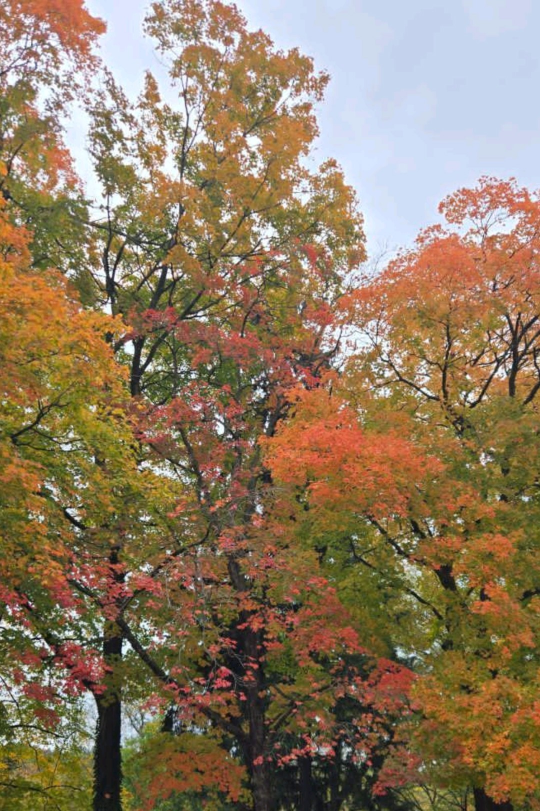
#> input picture tabiat.jpg, 1080 x 1622 px (shown at 1/2 size)
$ jupyter execute 'openCV(6).ipynb'
#> lines starting #> are read from the running program, lines starting #| are printed output that depends on the picture
[cell 1]
import numpy as np
import matplotlib.pyplot as plt
import cv2

[cell 2]
img=plt.imread("tabiat.jpg")
#> img is the input picture: shape (1622, 1080, 3); mean R, G, B 141.6, 122.4, 97
b,g,r=cv2.split(img)
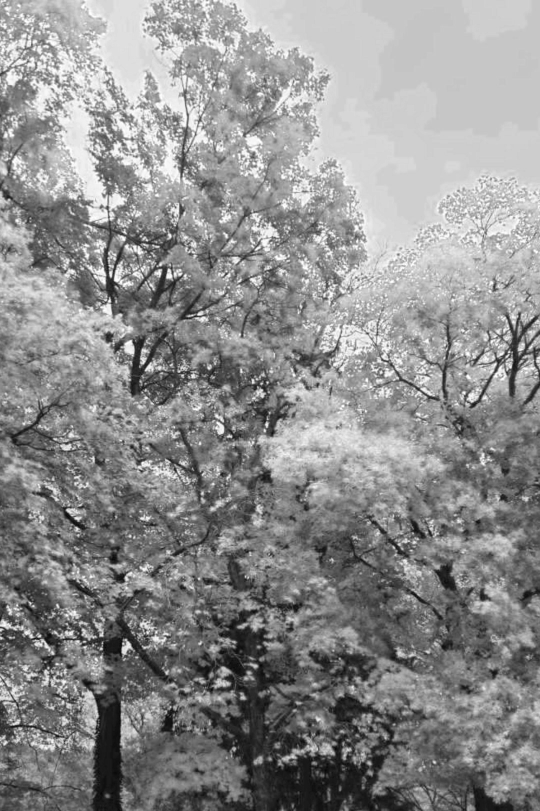
#> b: shape (1622, 1080) (shown at 1/2 size); min 0, max 255, mean 141.6
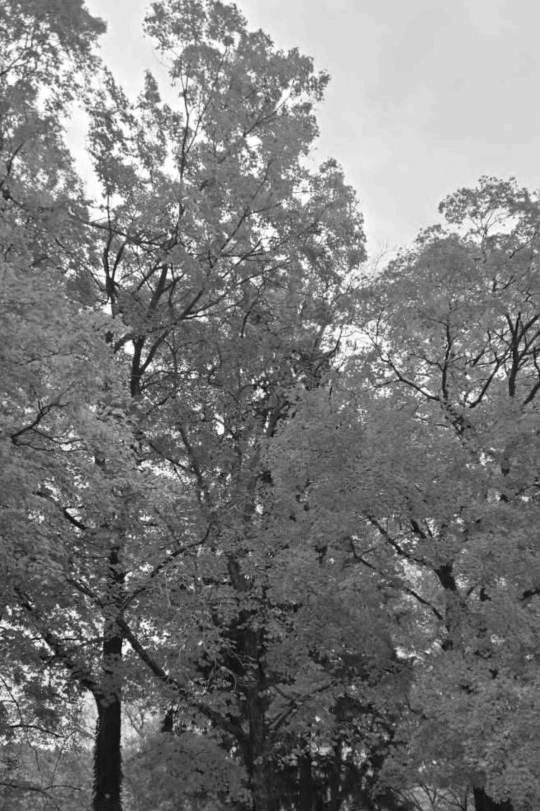
#> g: shape (1622, 1080) (shown at 1/2 size); min 0, max 255, mean 122.4

- u یعنی Unsigned (بدون علامت مثبت و منفی، فقط مثبت).
- int یعنی Integer (عدد صحیح، نه اعشاری).
- 8 یعنی ۸ بیتی (یعنی اعداد فقط می‌توانند بین ۰ تا ۲۵۵ باشند).
- بیت یعنی 0و1 بودن
- هر 8 بیت ---> 1 بایت
- هر 1 بایت می تواند یک اطلاعات رو ذخیره کنه

[cell 3]
#create a zero matris
#یک ماتریس صفر در صفر به اندازه کانال red
#ماتریس صفر یعنی عکس سیاه

# Create a zero matrix with same size as a channel
zeros=np.zeros_like(r,"uint8")

# Keep only red channel, others set to zero
red=cv2.merge([zeros,zeros,r])
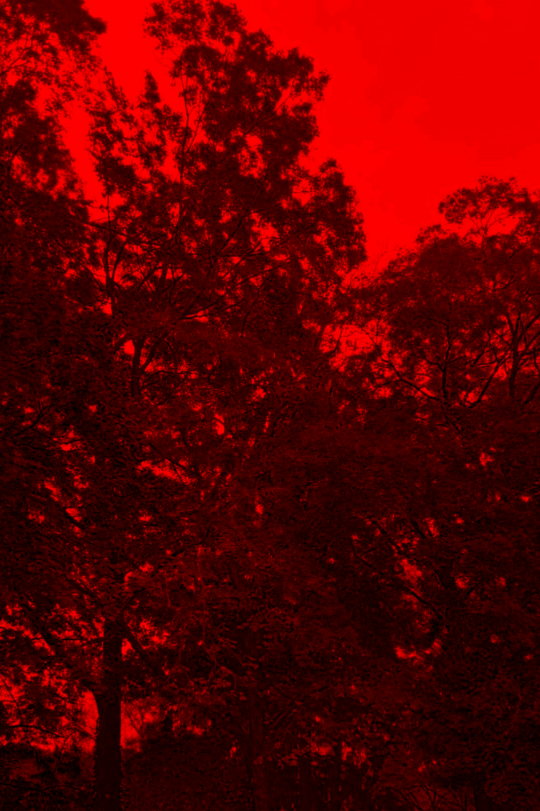
#> red: shape (1622, 1080, 3) (shown at 1/2 size); mean of channels 0, 1, 2 0, 0, 97; drawn as B, G, R
# Keep only green channel
green=cv2.merge([zeros,g,zeros])
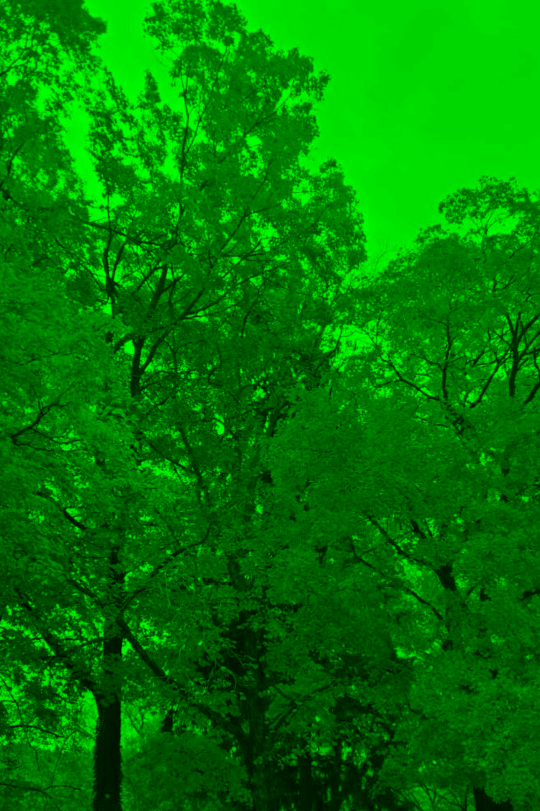
#> green: shape (1622, 1080, 3) (shown at 1/2 size); mean of channels 0, 1, 2 0, 122.4, 0; drawn as B, G, R
# Keep only blue channel
blue=cv2.merge([b,zeros,zeros])
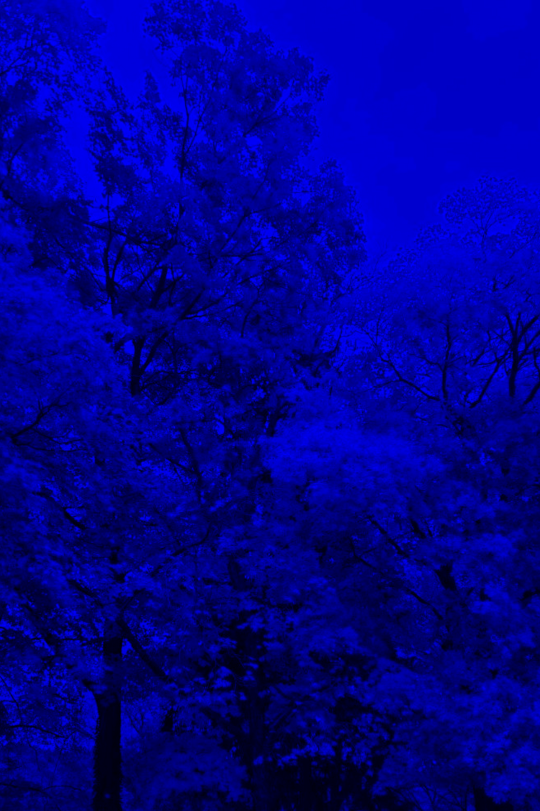
#> blue: shape (1622, 1080, 3) (shown at 1/2 size); mean of channels 0, 1, 2 141.6, 0, 0; drawn as B, G, R

# Show red , blue , green image
plt.figure(figsize=[20,5])
plt.subplot(141);plt.imshow(red[...,::-1],cmap='gray');plt.title("red");
plt.subplot(142);plt.imshow(green[...,::-1],cmap="gray");plt.title("green");
plt.subplot(143);plt.imshow(blue[...,::-1],cmap="gray");plt.title("blue");
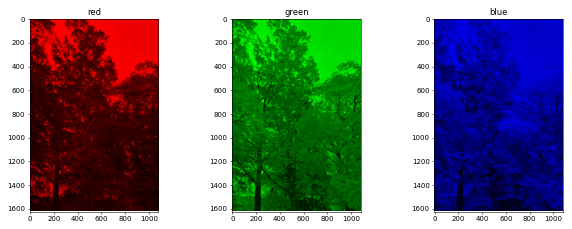
#> figure drawn by matplotlib, 3 panels

[cell 4]
np.zeros_like([[1,2,4],[8,8,8]])

[cell 5]
img=cv2.imread("tabiat.jpg")
b,g,r=cv2.split(img)
#زیاد کردن مقدارblue
modified=b+20
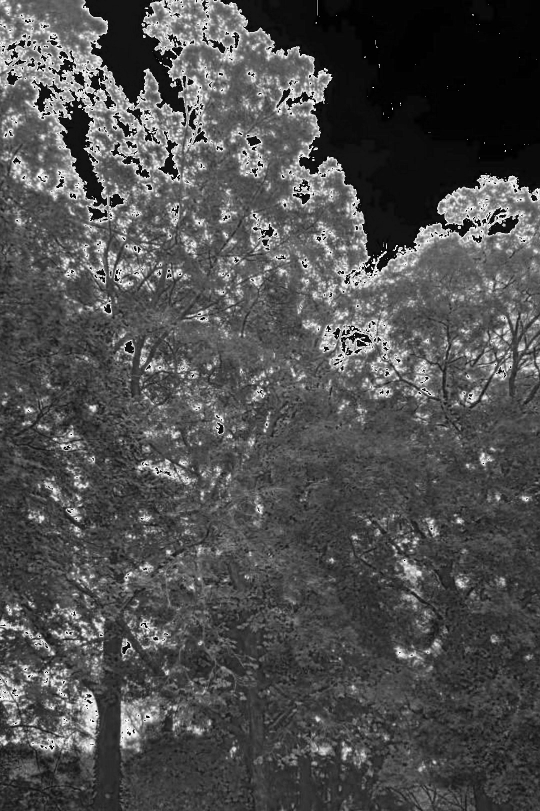
#> modified: shape (1622, 1080) (shown at 1/2 size); min 0, max 255, mean 79.1
merged=cv2.merge([modified,g,r])
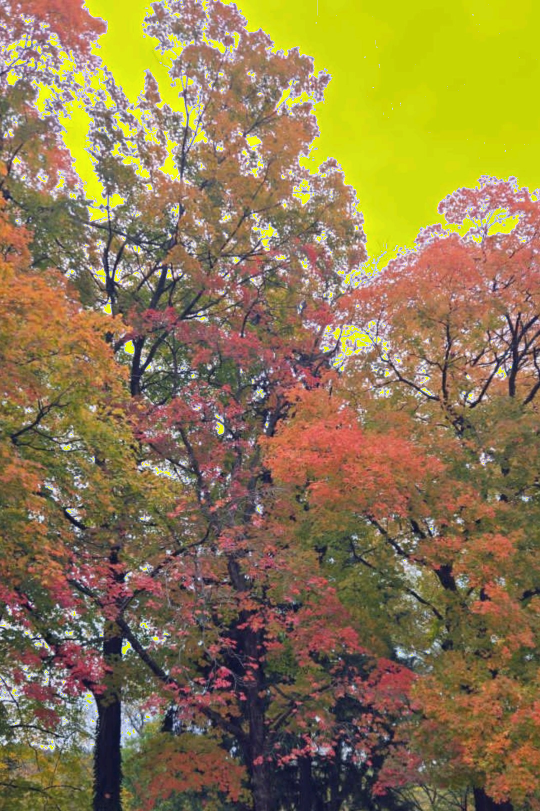
#> merged: shape (1622, 1080, 3) (shown at 1/2 size); mean B, G, R 79.1, 122.4, 141.6

plt.subplot(141);plt.imshow(r,cmap="gray");plt.title("red");
plt.subplot(142);plt.imshow(g,cmap="gray");plt.title("green")
plt.subplot(143);plt.imshow(modified,cmap="gray");plt.title("blue")
plt.subplot(144);plt.imshow(merged[:,:,::-1]);plt.title("modifide blue channel")
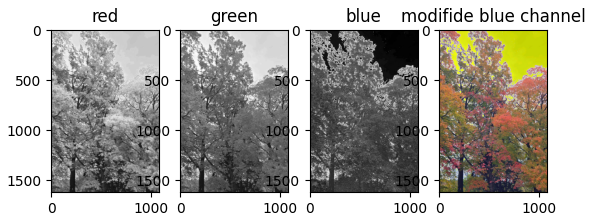
#> figure drawn by matplotlib, 4 panels

[cell 6]
#حل مشکل رنگ های تصویر بعد از اضافه کردن آبی به شبکه
modified_b=b.astype("int16")+20
modified_b=np.minimum(modified_b,255)
modified_b=modified_b.astype('uint8')

merged=cv2.merge([modified_b,g,r])
plt.figure(figsize=[20,8])
plt.subplot(241);plt.imshow(r,cmap="gray");plt.title("Red Chnnel");
plt.subplot(242);plt.imshow(r,cmap="gray");plt.title("Red Chnnel");
plt.subplot(243);plt.imshow(g,cmap="gray");plt.title("orginal imge");
plt.subplot(244);plt.imshow(img[:,:,::-1]);plt.title("original image")

plt.subplot(247);plt.imshow(modified_b,cmap="gray");plt.title("Modified blue channel");
plt.subplot(248);plt.imshow(merged[:,:,::-1]);plt.title("modified Image")
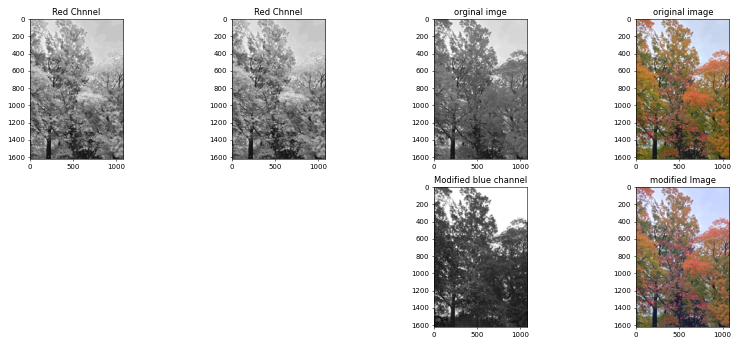
#> figure drawn by matplotlib, 6 panels

$ run again, with noise.jpg copied over tabiat.jpg
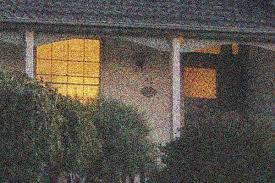
#> input picture noise.jpg, 275 x 183 px
#> img is the input picture: shape (183, 275, 3); mean R, G, B 90.1, 83.3, 74.6
#> `blue=cv2.merge([b,zeros,zeros])`:
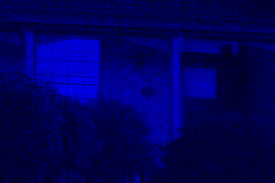
#> blue: shape (183, 275, 3); mean of channels 0, 1, 2 90.1, 0, 0; drawn as B, G, R
#> `[cell 5] img=cv2.imread("tabiat.jpg") b,g,r=cv2.split(img) #زیاد کردن ..`:
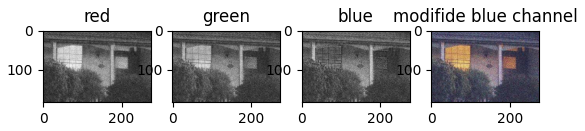
#> figure drawn by matplotlib, 4 panels
